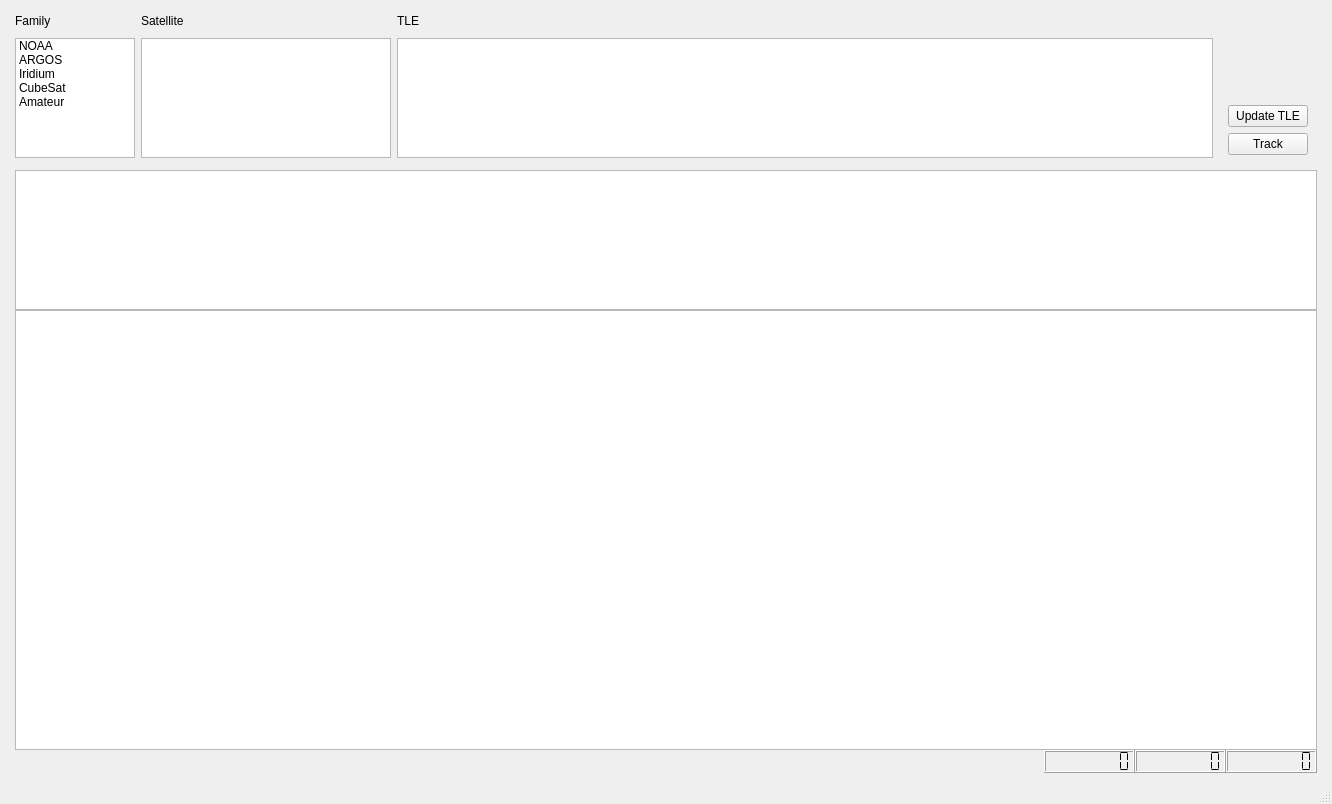
<?xml version="1.0" encoding="UTF-8"?>
<ui version="4.0">
 <class>MainWindow</class>
 <widget class="QMainWindow" name="MainWindow">
  <property name="geometry">
   <rect>
    <x>0</x>
    <y>0</y>
    <width>1332</width>
    <height>804</height>
   </rect>
  </property>
  <property name="windowTitle">
   <string>ephemTrack</string>
  </property>
  <widget class="QWidget" name="centralwidget">
   <layout class="QGridLayout" name="gridLayout_6">
    <item row="0" column="0">
     <layout class="QVBoxLayout" name="verticalLayout">
      <property name="spacing">
       <number>6</number>
      </property>
      <item>
       <layout class="QGridLayout" name="gridLayout_5">
        <property name="sizeConstraint">
         <enum>QLayout::SetMaximumSize</enum>
        </property>
        <property name="leftMargin">
         <number>6</number>
        </property>
        <property name="rightMargin">
         <number>6</number>
        </property>
        <item row="0" column="0">
         <widget class="QWidget" name="FamilyWidget" native="true">
          <property name="sizePolicy">
           <sizepolicy hsizetype="Expanding" vsizetype="Expanding">
            <horstretch>0</horstretch>
            <verstretch>0</verstretch>
           </sizepolicy>
          </property>
          <property name="minimumSize">
           <size>
            <width>120</width>
            <height>155</height>
           </size>
          </property>
          <property name="maximumSize">
           <size>
            <width>120</width>
            <height>155</height>
           </size>
          </property>
          <layout class="QGridLayout" name="gridLayout">
           <property name="margin">
            <number>0</number>
           </property>
           <item row="1" column="0">
            <widget class="QListWidget" name="FamilyList">
             <property name="minimumSize">
              <size>
               <width>0</width>
               <height>120</height>
              </size>
             </property>
             <property name="maximumSize">
              <size>
               <width>120</width>
               <height>120</height>
              </size>
             </property>
             <item>
              <property name="text">
               <string>NOAA</string>
              </property>
             </item>
             <item>
              <property name="text">
               <string>ARGOS</string>
              </property>
             </item>
             <item>
              <property name="text">
               <string>Iridium</string>
              </property>
             </item>
             <item>
              <property name="text">
               <string>CubeSat</string>
              </property>
             </item>
             <item>
              <property name="text">
               <string>Amateur</string>
              </property>
             </item>
            </widget>
           </item>
           <item row="0" column="0">
            <widget class="QLabel" name="FamilyLabel">
             <property name="maximumSize">
              <size>
               <width>16777215</width>
               <height>15</height>
              </size>
             </property>
             <property name="text">
              <string>Family</string>
             </property>
            </widget>
           </item>
          </layout>
         </widget>
        </item>
        <item row="0" column="1">
         <widget class="QWidget" name="SatelliteWidget" native="true">
          <property name="sizePolicy">
           <sizepolicy hsizetype="Expanding" vsizetype="Expanding">
            <horstretch>0</horstretch>
            <verstretch>0</verstretch>
           </sizepolicy>
          </property>
          <property name="minimumSize">
           <size>
            <width>180</width>
            <height>155</height>
           </size>
          </property>
          <property name="maximumSize">
           <size>
            <width>250</width>
            <height>155</height>
           </size>
          </property>
          <layout class="QGridLayout" name="gridLayout_3">
           <property name="margin">
            <number>0</number>
           </property>
           <item row="1" column="0">
            <widget class="QListWidget" name="SatelliteList">
             <property name="minimumSize">
              <size>
               <width>0</width>
               <height>120</height>
              </size>
             </property>
             <property name="maximumSize">
              <size>
               <width>250</width>
               <height>120</height>
              </size>
             </property>
            </widget>
           </item>
           <item row="0" column="0">
            <widget class="QLabel" name="SatelliteLabel">
             <property name="maximumSize">
              <size>
               <width>16777215</width>
               <height>15</height>
              </size>
             </property>
             <property name="text">
              <string>Satellite</string>
             </property>
            </widget>
           </item>
          </layout>
         </widget>
        </item>
        <item row="0" column="2">
         <widget class="QWidget" name="TleWidget" native="true">
          <property name="sizePolicy">
           <sizepolicy hsizetype="Expanding" vsizetype="Expanding">
            <horstretch>0</horstretch>
            <verstretch>0</verstretch>
           </sizepolicy>
          </property>
          <property name="minimumSize">
           <size>
            <width>0</width>
            <height>155</height>
           </size>
          </property>
          <property name="maximumSize">
           <size>
            <width>16777215</width>
            <height>155</height>
           </size>
          </property>
          <layout class="QGridLayout" name="gridLayout_2">
           <property name="margin">
            <number>0</number>
           </property>
           <item row="0" column="0">
            <widget class="QLabel" name="TleLabel">
             <property name="maximumSize">
              <size>
               <width>16777215</width>
               <height>15</height>
              </size>
             </property>
             <property name="text">
              <string>TLE</string>
             </property>
            </widget>
           </item>
           <item row="1" column="0">
            <widget class="QTextEdit" name="TleTextEdit">
             <property name="minimumSize">
              <size>
               <width>470</width>
               <height>120</height>
              </size>
             </property>
             <property name="maximumSize">
              <size>
               <width>16777215</width>
               <height>120</height>
              </size>
             </property>
             <property name="lineWrapMode">
              <enum>QTextEdit::NoWrap</enum>
             </property>
             <property name="readOnly">
              <bool>true</bool>
             </property>
            </widget>
           </item>
          </layout>
         </widget>
        </item>
        <item row="0" column="3">
         <widget class="QWidget" name="widget" native="true">
          <property name="maximumSize">
           <size>
            <width>16777215</width>
            <height>155</height>
           </size>
          </property>
          <layout class="QGridLayout" name="gridLayout_4">
           <item row="0" column="0">
            <layout class="QVBoxLayout" name="verticalLayout_4">
             <property name="spacing">
              <number>6</number>
             </property>
             <property name="sizeConstraint">
              <enum>QLayout::SetMaximumSize</enum>
             </property>
             <item>
              <spacer name="verticalSpacer">
               <property name="orientation">
                <enum>Qt::Vertical</enum>
               </property>
               <property name="sizeType">
                <enum>QSizePolicy::Maximum</enum>
               </property>
               <property name="sizeHint" stdset="0">
                <size>
                 <width>20</width>
                 <height>90</height>
                </size>
               </property>
              </spacer>
             </item>
             <item>
              <widget class="QPushButton" name="UpdateTleButton">
               <property name="text">
                <string>Update TLE</string>
               </property>
              </widget>
             </item>
             <item>
              <widget class="QPushButton" name="TrackButton">
               <property name="text">
                <string>Track</string>
               </property>
              </widget>
             </item>
            </layout>
           </item>
          </layout>
         </widget>
        </item>
       </layout>
      </item>
      <item>
       <layout class="QVBoxLayout" name="verticalLayout_3">
        <property name="spacing">
         <number>0</number>
        </property>
        <property name="leftMargin">
         <number>6</number>
        </property>
        <property name="rightMargin">
         <number>6</number>
        </property>
        <item>
         <widget class="QListWidget" name="PassList">
          <property name="enabled">
           <bool>true</bool>
          </property>
          <property name="minimumSize">
           <size>
            <width>0</width>
            <height>140</height>
           </size>
          </property>
          <property name="maximumSize">
           <size>
            <width>16777215</width>
            <height>140</height>
           </size>
          </property>
          <property name="autoFillBackground">
           <bool>false</bool>
          </property>
          <property name="editTriggers">
           <set>QAbstractItemView::NoEditTriggers</set>
          </property>
          <property name="showDropIndicator" stdset="0">
           <bool>true</bool>
          </property>
          <property name="viewMode">
           <enum>QListView::ListMode</enum>
          </property>
         </widget>
        </item>
        <item>
         <widget class="QTextEdit" name="LogTextEdit">
          <property name="enabled">
           <bool>true</bool>
          </property>
          <property name="readOnly">
           <bool>true</bool>
          </property>
         </widget>
        </item>
        <item>
         <layout class="QHBoxLayout" name="horizontalLayout">
          <item>
           <spacer name="horizontalSpacer">
            <property name="orientation">
             <enum>Qt::Horizontal</enum>
            </property>
            <property name="sizeHint" stdset="0">
             <size>
              <width>40</width>
              <height>20</height>
             </size>
            </property>
           </spacer>
          </item>
          <item>
           <widget class="QLCDNumber" name="NextLcd">
            <property name="numDigits">
             <number>8</number>
            </property>
            <property name="mode">
             <enum>QLCDNumber::Dec</enum>
            </property>
            <property name="segmentStyle">
             <enum>QLCDNumber::Flat</enum>
            </property>
           </widget>
          </item>
          <item>
           <widget class="QLCDNumber" name="LocalLcd">
            <property name="digitCount">
             <number>8</number>
            </property>
            <property name="segmentStyle">
             <enum>QLCDNumber::Flat</enum>
            </property>
           </widget>
          </item>
          <item>
           <widget class="QLCDNumber" name="UtcLcd">
            <property name="digitCount">
             <number>8</number>
            </property>
            <property name="segmentStyle">
             <enum>QLCDNumber::Flat</enum>
            </property>
           </widget>
          </item>
         </layout>
        </item>
       </layout>
      </item>
     </layout>
    </item>
   </layout>
  </widget>
  <widget class="QMenuBar" name="menubar">
   <property name="geometry">
    <rect>
     <x>0</x>
     <y>0</y>
     <width>1332</width>
     <height>20</height>
    </rect>
   </property>
  </widget>
  <widget class="QStatusBar" name="statusBar"/>
 </widget>
 <resources/>
 <connections/>
</ui>
